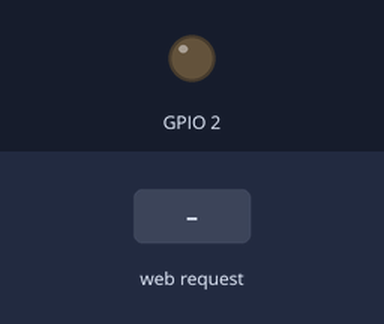
Simulated run of this sketch. Board: ESP8266 (NodeMCU). Shown: output pins drawn as LEDs (lit = HIGH). The inputs (shaded band) are chosen by the test bench. What the sketch prints to the serial monitor is not drawn.

Above: at 4.2 s.
4.3 s: HTTP request GET /gpio2/1 received
At 4.9 s:
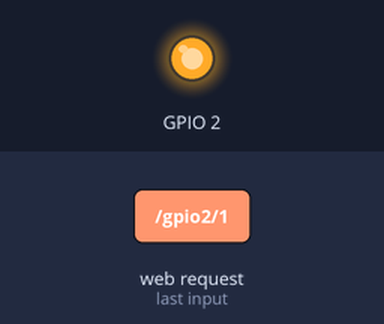
5.8 s: HTTP request GET /gpio2/0 received
At 7.2 s:
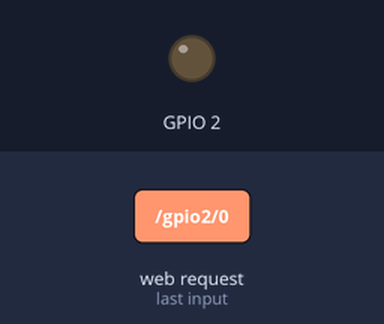
Timing chart, 0 to 8.8 s (numbered marks = the images above; inputs shaded):
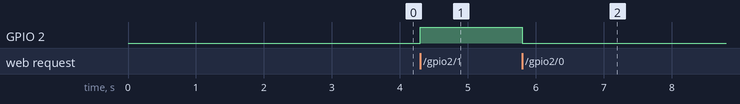

The sketch:

hotspotformodule4blackone.ino
```cpp
#include <ESP8266WiFi.h>

#include <WiFiClient.h>

#include <ESP8266WebServer.h>

/*IPAddress local_IP(192,168,5,1);
IPAddress gateway(192,168,5,1);
IPAddress subnet(255,255,255,0);*/

const char *ssid = "module4";

const char *password = "iammodule4";

ESP8266WebServer server(80);

void ontwo(){
  digitalWrite(2,LOW);
  String s = "low";
  server.send(200, "text/plain", s);
}

void offtwo(){
  digitalWrite(2,HIGH);
  String s = "high";
  server.send(200, "text/plain", s);
}

void handleRoot() {
  String s = "you did not input anything";
  server.send(200, "text/plain", s);
}

void setup() {

delay(2000);

Serial.begin(115200);

pinMode(2, OUTPUT);
Serial.println();

Serial.print("Configuring access point...");

//Serial.println(WiFi.softAPConfig(local_IP, gateway, subnet) ? "Ready" : "Failed!");
WiFi.disconnect();

    // Setting The Wifi Mode
WiFi.mode(WIFI_AP_STA);
Serial.println("WIFI Mode : AccessPoint Station");

// Starting The Access Point
WiFi.softAP(ssid, password);
Serial.println("WIFI < " + String(ssid) + " > ... Started");

// Wait For Few Seconds
delay(1000);

// Getting Server IP
IPAddress IP = WiFi.softAPIP();

// Printing The Server IP Address
Serial.print("AccessPoint IP : ");
Serial.println(IP);

server.on("/", handleRoot);
server.on("/gpio2/0",ontwo);
server.on("/gpio2/1",offtwo);
server.begin();

Serial.println("HTTP server started");

}

void loop() {

server.handleClient();

}
```

Measured:
- after the input at 4.3 s, GPIO 2: LOW → HIGH at once
- after the input at 5.8 s, GPIO 2: HIGH → LOW at once
